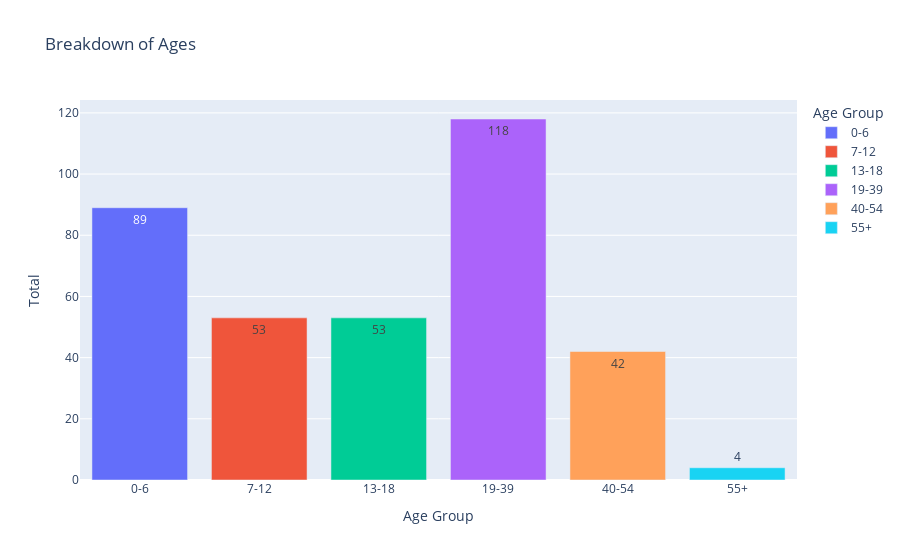

The code cell stored with this chart in its notebook:
### Code cell
px.bar(age_breakdown, x='Age Group', y='Total',  text='Total', title='Breakdown of Ages', color='Age Group')

### Figure 1 — Plotly figure (JSON) as saved in the notebook; plotly's stock layout.template omitted (floating-point values rounded to 4 significant figures)
{"data": [{"alignmentgroup": "True", "hoverlabel": {"namelength": 0}, "hovertemplate": "Age Group=%{x}<br>Total=%{text}", "legendgroup": "0-6", "marker": {"color": "#636efa"}, "name": "0-6", "offsetgroup": "0-6", "orientation": "v", "showlegend": true, "text": [89], "textposition": "auto", "type": "bar", "x": ["0-6"], "xaxis": "x", "y": [89], "yaxis": "y"}, {"alignmentgroup": "True", "hoverlabel": {"namelength": 0}, "hovertemplate": "Age Group=%{x}<br>Total=%{text}", "legendgroup": "7-12", "marker": {"color": "#EF553B"}, "name": "7-12", "offsetgroup": "7-12", "orientation": "v", "showlegend": true, "text": [53], "textposition": "auto", "type": "bar", "x": ["7-12"], "xaxis": "x", "y": [53], "yaxis": "y"}, {"alignmentgroup": "True", "hoverlabel": {"namelength": 0}, "hovertemplate": "Age Group=%{x}<br>Total=%{text}", "legendgroup": "13-18", "marker": {"color": "#00cc96"}, "name": "13-18", "offsetgroup": "13-18", "orientation": "v", "showlegend": true, "text": [53], "textposition": "auto", "type": "bar", "x": ["13-18"], "xaxis": "x", "y": [53], "yaxis": "y"}, {"alignmentgroup": "True", "hoverlabel": {"namelength": 0}, "hovertemplate": "Age Group=%{x}<br>Total=%{text}", "legendgroup": "19-39", "marker": {"color": "#ab63fa"}, "name": "19-39", "offsetgroup": "19-39", "orientation": "v", "showlegend": true, "text": [118], "textposition": "auto", "type": "bar", "x": ["19-39"], "xaxis": "x", "y": [118], "yaxis": "y"}, {"alignmentgroup": "True", "hoverlabel": {"namelength": 0}, "hovertemplate": "Age Group=%{x}<br>Total=%{text}", "legendgroup": "40-54", "marker": {"color": "#FFA15A"}, "name": "40-54", "offsetgroup": "40-54", "orientation": "v", "showlegend": true, "text": [42], "textposition": "auto", "type": "bar", "x": ["40-54"], "xaxis": "x", "y": [42], "yaxis": "y"}, {"alignmentgroup": "True", "hoverlabel": {"namelength": 0}, "hovertemplate": "Age Group=%{x}<br>Total=%{text}", "legendgroup": "55+", "marker": {"color": "#19d3f3"}, "name": "55+", "offsetgroup": "55+", "orientation": "v", "showlegend": true, "text": [4], "textposition": "auto", "type": "bar", "x": ["55+"], "xaxis": "x", "y": [4], "yaxis": "y"}], "layout": {"barmode": "relative", "legend": {"title": {"text": "Age Group"}, "tracegroupgap": 0}, "title": {"text": "Breakdown of Ages"}, "xaxis": {"anchor": "y", "categoryarray": ["0-6", "7-12", "13-18", "19-39", "40-54", "55+"], "categoryorder": "array", "domain": [0, 1], "title": {"text": "Age Group"}}, "yaxis": {"anchor": "x", "domain": [0, 1], "title": {"text": "Total"}}}}
